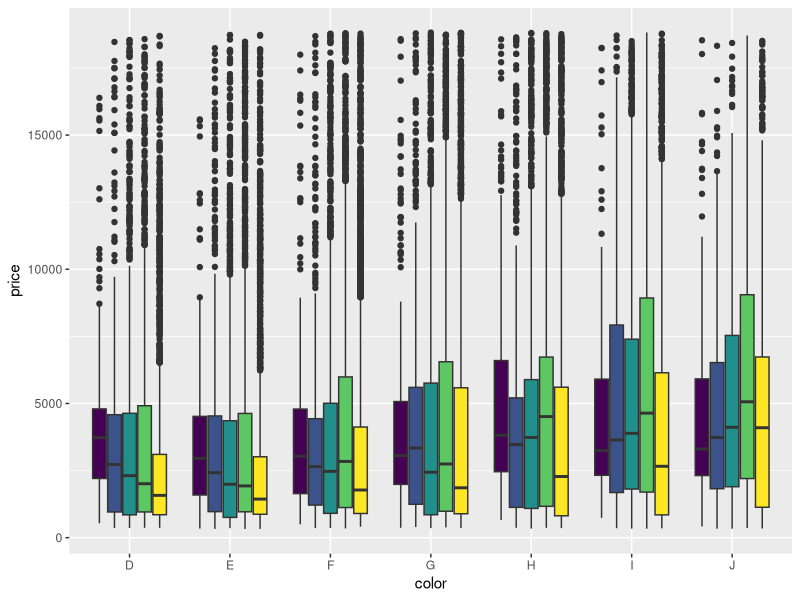
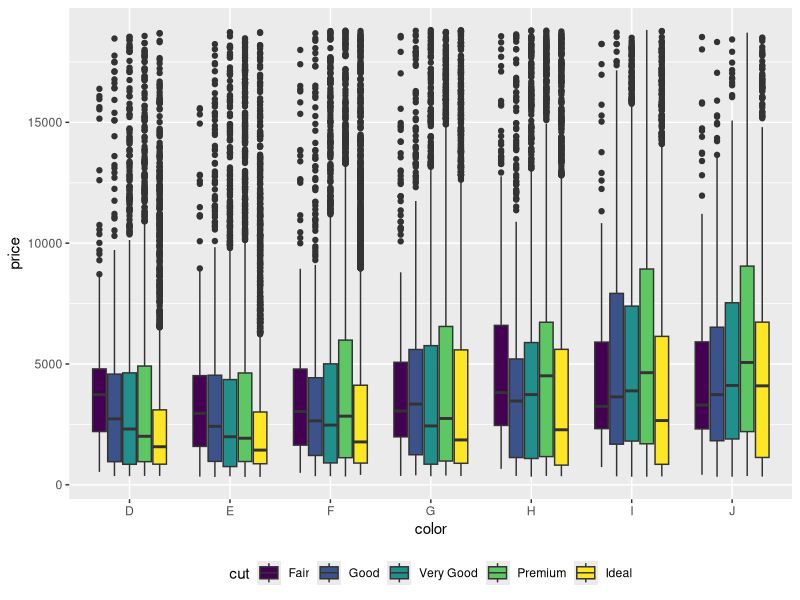
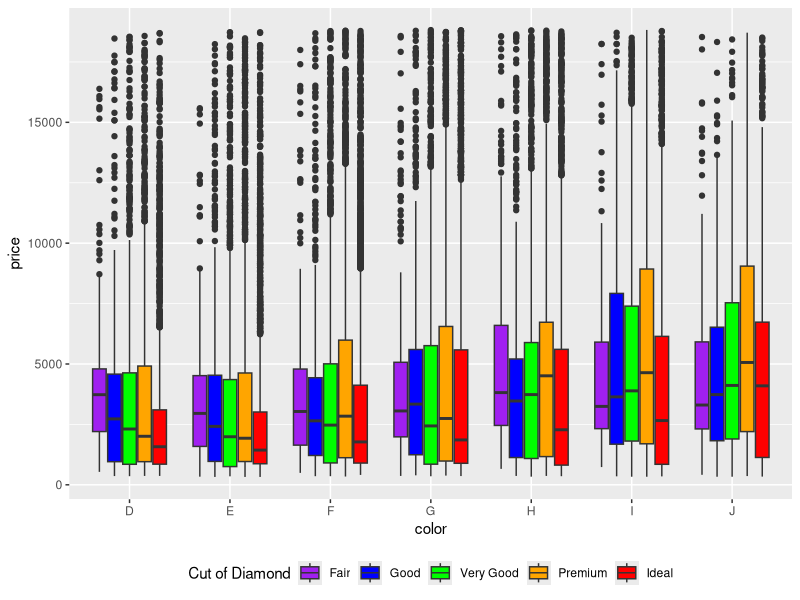

These figures' R source, in order: (Note: this script raises an error after producing the figures.)
## ---- chunk 1
data("diamonds")
library(tidyverse)
library(ggplot2)
ggplot(diamonds, aes(color, price, fill=cut))+
  geom_boxplot()+
  theme(legend.position = "none") #other arguments: top, left, right, bottom, none
## ---- chunk 2
ggplot(diamonds, aes(color, price, fill=cut))+
  geom_boxplot()+
  theme(legend.position = "bottom")
## ---- chunk 3
ggplot(diamonds, aes(color, price, fill=cut))+
  geom_boxplot()+
  theme(legend.position = "bottom")+
  scale_fill_manual(name= "Cut of Diamond", values = c("purple", "blue", "green", "orange", "red", "yellow", "pink"))
## ---- chunk 4
data(penguins)
ggplot(penguins, aes(bill_length_mm, bill_depth_mm, color=island))+
  geom_point()
## ---- chunk 5
ggplot(penguins, aes(bill_length_mm, bill_depth_mm, color=island))+
  geom_point()+
  theme_bw()+
  theme(legend.position = "top")
## ---- chunk 6
ggplot(penguins, aes(bill_length_mm, bill_depth_mm, color=island))+
  geom_point()+
  theme_bw()+
  theme(legend.position = "none")
## ---- chunk 7
ggplot(penguins, aes(bill_length_mm, bill_depth_mm, color=island))+
  geom_point()+
  theme_bw()+
  theme(legend.position = "top")+
  scale_color_manual(name="Location of Penguin", values = c("#D84797", "#94FBAB", "#3ABEFF"))
## ---- chunk 8
ggplot(penguins, aes(bill_length_mm, bill_depth_mm, color=flipper_length_mm))+
  geom_point()+
  theme_bw()
## ---- chunk 9


## ---- chunk 10

## ---- chunk 11

## ---- chunk 12

## ---- chunk 13

## ---- chunk 14

## ---- chunk 15

